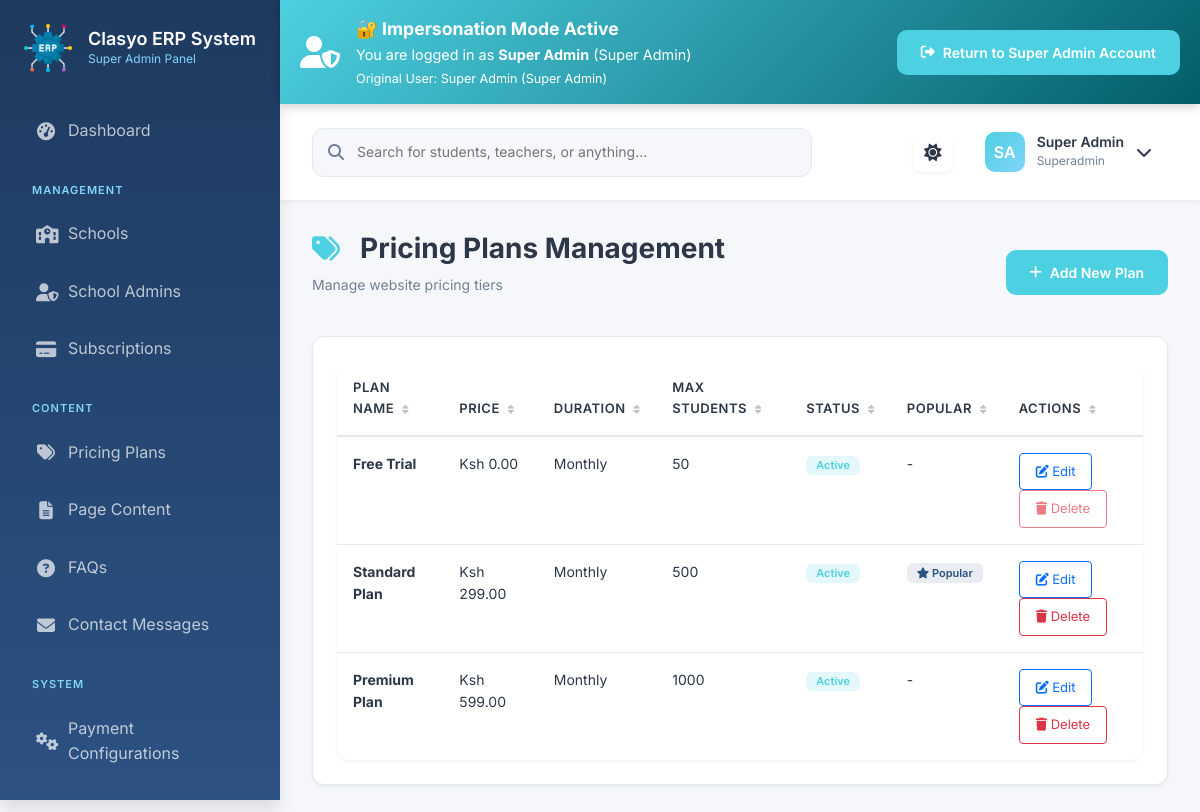
Page /superadmin/content/pricing/ (signed in) on the committed database.
### accounts/models.py (models this page shows, shortened)
class User(AbstractUser):
    ROLE_CHOICES = [
        ('superadmin', 'Super Admin'),
        ('admin', 'School Admin'),
        ('teacher', 'Teacher'),
        ('accountant', 'Accountant'),
        ('librarian', 'Librarian'),
        ('receptionist', 'Receptionist'),
        ('parent', 'Parent'),
        ('student', 'Student'),
    ]
    GENDER_CHOICES = [
        ('male', 'Male'),
        ('female', 'Female'),
        ('other', 'Other'),
    ]
    username = None
    email = models.EmailField(_('Email Address'), unique=True)
    role = models.CharField(_('Role'), max_length=20, choices=ROLE_CHOICES)
    first_name = models.CharField(_('First Name'), max_length=150)
    last_name = models.CharField(_('Last Name'), max_length=150)
    phone = PhoneNumberField(_('Phone Number'), blank=True, null=True)
    mobile = PhoneNumberField(_('Mobile Number'), blank=True, null=True)
    avatar = models.ImageField(_('Avatar'), upload_to='avatars/', blank=True, null=True)
    gender = models.CharField(_('Gender'), max_length=10, choices=GENDER_CHOICES, blank=True)
    date_of_birth = models.DateField(_('Date of Birth'), blank=True, null=True)
    blood_group = models.CharField(_('Blood Group'), max_length=10, blank=True)
    address = models.TextField(_('Address'), blank=True)
    city = models.CharField(_('City'), max_length=100, blank=True)
    state = models.CharField(_('State'), max_length=100, blank=True)
    country = CountryField(_('Country'), blank=True)
    postal_code = models.CharField(_('Postal Code'), max_length=20, blank=True)
    emergency_contact_name = models.CharField(_('Emergency Contact Name'), max_length=150, blank=True)
    emergency_contact_phone = PhoneNumberField(_('Emergency Contact Phone'), blank=True, null=True)
    emergency_contact_relation = models.CharField(_('Emergency Contact Relation'), max_length=50, blank=True)
    employee_id = models.CharField(_('Employee ID'), max_length=50, blank=True, unique=True, null=True)
    department = models.ForeignKey('human_resource.Department', on_delete=models.SET_NULL,
                                  null=True, blank=True, related_name='employees')
    designation = models.ForeignKey('human_resource.Designation', on_delete=models.SET_NULL,
                                   null=True, blank=True, related_name='employees')
    join_date = models.DateField(_('Join Date'), blank=True, null=True)
    is_active = models.BooleanField(_('Active'), default=True)
    is_verified = models.BooleanField(_('Verified'), default=False)
    last_login_ip = models.GenericIPAddressField(_('Last Login IP'), blank=True, null=True)
    created_at = models.DateTimeField(_('Created At'), auto_now_add=True)
    updated_at = models.DateTimeField(_('Updated At'), auto_now=True)
    objects = UserManager()
    USERNAME_FIELD = 'email'
    REQUIRED_FIELDS = ['first_name', 'last_name', 'role']
    class Meta:
        verbose_name = _('User')
        verbose_name_plural = _('Users')
        ordering = ['-created_at']
    def get_full_name(self):
        return f"{self.first_name} {self.last_name}".strip()

### subscriptions/models.py (models this page shows, shortened)
class SubscriptionPlan(models.Model):
    PLAN_TYPE_CHOICES = [
        ('free_trial', 'Free Trial'),
        ('basic', 'Basic'),
        ('standard', 'Standard'),
        ('premium', 'Premium'),
        ('enterprise', 'Enterprise'),
    ]
    BILLING_CYCLE_CHOICES = [
        ('monthly', 'Monthly'),
        ('quarterly', 'Quarterly'),
        ('half_yearly', 'Half Yearly'),
        ('yearly', 'Yearly'),
    ]
    name = models.CharField(_("Plan Name"), max_length=100)
    slug = models.SlugField(_("Slug"), unique=True)
    plan_type = models.CharField(_("Plan Type"), max_length=20, choices=PLAN_TYPE_CHOICES)
    description = models.TextField(_("Description"), blank=True)
    price = models.DecimalField(_("Price"), max_digits=10, decimal_places=2,
                                validators=[MinValueValidator(0)])
    billing_cycle = models.CharField(_("Billing Cycle"), max_length=20, choices=BILLING_CYCLE_CHOICES)
    trial_days = models.IntegerField(_("Trial Days"), default=0)
    max_students = models.IntegerField(_("Max Students"), default=100)
    max_teachers = models.IntegerField(_("Max Teachers"), default=20)
    max_staff = models.IntegerField(_("Max Staff"), default=10)
    max_branches = models.IntegerField(_("Max Branches"), default=1)
    storage_limit_gb = models.IntegerField(_("Storage Limit (GB)"), default=5)
    features = models.JSONField(_("Features"), default=dict, blank=True)
    enable_online_exam = models.BooleanField(_("Enable Online Exam"), default=True)
    enable_online_payment = models.BooleanField(_("Enable Online Payment"), default=True)
    enable_chat = models.BooleanField(_("Enable Chat"), default=True)
    enable_sms = models.BooleanField(_("Enable SMS"), default=False)
    enable_library = models.BooleanField(_("Enable Library"), default=True)
    enable_transport = models.BooleanField(_("Enable Transport"), default=True)
    enable_dormitory = models.BooleanField(_("Enable Dormitory"), default=True)
    enable_inventory = models.BooleanField(_("Enable Inventory"), default=True)
    enable_hr = models.BooleanField(_("Enable HR Management"), default=True)
    enable_reports = models.BooleanField(_("Enable Advanced Reports"), default=True)
    is_active = models.BooleanField(_("Is Active"), default=True)
    is_popular = models.BooleanField(_("Is Popular"), default=False)
    display_order = models.IntegerField(_("Display Order"), default=0)
    created_at = models.DateTimeField(_("Created At"), auto_now_add=True)
    updated_at = models.DateTimeField(_("Updated At"), auto_now=True)
    class Meta:
        verbose_name = _("Subscription Plan")
        verbose_name_plural = _("Subscription Plans")
        ordering = ['display_order', 'price']

### superadmin/views.py (the view, shortened to what this page needs)
# urls.py: path('content/pricing/', views.PricingManagementView.as_view(), name='pricing_management'),
class PricingManagementView(SuperAdminRequiredMixin, View):
    template_name = 'superadmin/pricing_management.html'
    def get(self, request):
        plans = SubscriptionPlan.objects.all().order_by('display_order', 'price')
        form = PricingPlanForm()
        edit_id = request.GET.get('edit')
        edit_plan = None
        if edit_id:
            edit_plan = get_object_or_404(SubscriptionPlan, id=edit_id)
            form = PricingPlanForm(instance=edit_plan)
        return render(request, self.template_name, {
            'pricing_plans': plans,
            'form': form,
            'edit_plan': edit_plan
        })

### templates/superadmin/pricing_management.html (shortened to what this page needs)
{% extends 'dashboards/base.html' %}
{% load static %}
{% block page_title %}Pricing Plans Management{% endblock %}
{% block page_icon %}tags{% endblock %}
{% block page_subtitle %}Manage website pricing tiers{% endblock %}
{% block page_actions %}
<button type="button" class="btn btn-primary" data-bs-toggle="modal" data-bs-target="#addPlanModal">
    <i class="fas fa-plus"></i> Add New Plan
</button>
{% endblock %}
{% block content %}
            <div class="modern-card">
                {% if pricing_plans %}
                <div class="table-responsive">
                    <table class="table modern-table">
                        <thead>
                            <tr>
                                <th>Plan Name</th>
                                <th>Price</th>
                                <th>Duration</th>
                                <th>Max Students</th>
                                <th>Status</th>
                                <th>Popular</th>
                                <th>Actions</th>
                            </tr>
                        </thead>
                        <tbody>
                            {% for plan in pricing_plans %}
                            <tr>
                                <td><strong>{{ plan.name }}</strong></td>
                                <td>Ksh {{ plan.price }}</td>
                                <td>{{ plan.get_billing_cycle_display }}</td>
                                <td>{{ plan.max_students|default:"Unlimited" }}</td>
                                <td>
                                    {% if plan.is_active %}
                                        <span class="badge bg-success">Active</span>
                                    {% else %}
                                        <span class="badge bg-secondary">Inactive</span>
                                    {% endif %}
                                </td>
                                <td>
                                    {% if plan.is_popular %}
                                        <span class="badge bg-warning text-dark"><i class="fas fa-star"></i> Popular</span>
                                    {% else %}
                                        -
                                    {% endif %}
                                </td>
                                <td>
                                    <button type="button" class="btn btn-sm btn-outline-primary edit-plan-btn" data-bs-toggle="modal" data-bs-target="#editPlanModal"
                                            data-id="{{ plan.id }}"
                                            data-name="{{ plan.name|escapejs }}"
                                            data-slug="{{ plan.slug|escapejs }}"
                                            data-plan-type="{{ plan.plan_type }}"
                                            data-price="{{ plan.price }}"
                                            data-billing-cycle="{{ plan.billing_cycle }}"
                                            data-trial-days="{{ plan.trial_days }}"
                                            data-max-students="{{ plan.max_students|default:''|escapejs }}"
                                            data-max-teachers="{{ plan.max_teachers|default:''|escapejs }}"
                                            data-max-staff="{{ plan.max_staff|default:''|escapejs }}"
                                            data-display-order="{{ plan.display_order }}"
                                            data-description="{{ plan.description|escapejs }}"
                                            data-is-active="{{ plan.is_active|yesno:'true,false' }}"
                                            data-is-popular="{{ plan.is_popular|yesno:'true,false' }}">
                                        <i class="fas fa-edit"></i> Edit
                                    </button>
                                    {% with subscription_count=plan.subscriptions.count %}
                                    {% if subscription_count > 0 %}
                                        <button type="button" class="btn btn-sm btn-outline-danger" disabled
                                                title="Cannot delete - {{ subscription_count }} subscription(s) associated">
                                            <i class="fas fa-trash"></i> Delete
                                        </button>
                                    {% else %}
                                        <form method="post" action="{% url 'superadmin:pricing_management' %}" style="display: inline;">
                                            <button type="submit" class="btn btn-sm btn-outline-danger" onclick="return confirm('Are you sure you want to delete this plan?')">
                                                <i class="fas fa-trash"></i> Delete
                                            </button>
                                        </form>
                                    {% endif %}
                                    {% endwith %}
                                </td>
                            </tr>
                            {% endfor %}
                        </tbody>
                    </table>
                </div>
                {% endif %}
            </div>
{% endblock %}

### templates/includes/impersonation_banner.html
{% if is_impersonating %}
<div class="alert alert-warning alert-dismissible fade show m-0 rounded-0 border-0"
     style="background: linear-gradient(135deg,  #4DD0E1 0%,  #035d69 100%); color: white; padding: 15px 20px; position: sticky; top: 0; z-index: 1050; box-shadow: 0 2px 10px rgba(0,0,0,0.2);">
    <div class="d-flex align-items-center justify-content-between">
        <div class="d-flex align-items-center">
            <i class="fas fa-user-shield fa-2x me-3"></i>
            <div>
                <strong style="font-size: 1.1rem;">🔐 Impersonation Mode Active</strong>
                <p class="mb-0" style="font-size: 0.9rem;">
                    You are logged in as <strong>{{ user.get_full_name }}</strong> ({{ user.get_role_display }})
                    {% if original_user %}
                        <br><small>Original User: {{ original_user.get_full_name }} ({{ original_user.get_role_display }})</small>
                    {% endif %}
                </p>
            </div>
        </div>
        <a href="{% url 'superadmin:stop_impersonation' %}"
           class="btn btn-primary">
            <i class="fas fa-sign-out-alt me"></i>
            Return to {{ original_user.get_full_name|default:"Admin" }} Account
        </a>
    </div>
</div>
{% endif %}

### templates/includes/header.html (shortened to what this page needs)
{% load static %}
<nav class="top-navbar">
    <form action="{% if user.role == 'superadmin' or user.role == 'super_admin' %}#{% else %}/school/{{ school_slug }}/search/{% endif %}" method="get" class="search-bar">
        <input type="text" name="q" placeholder="Search for students, teachers, or anything..." id="globalSearch">
    </form>
    <div class="navbar-actions">
        <button id="theme-toggle" class="nav-icon-btn" title="Toggle Theme">
            <i class="fas fa-moon"></i>
        </button>
        <div class="dropdown">
            <div class="user-profile-nav" data-bs-toggle="dropdown" style="cursor: pointer;">
                <div class="user-avatar">{{ user.first_name.0|default:"U" }}{{ user.last_name.0|default:"" }}</div>
                <div class="user-info">
                    <h4>{{ user.get_full_name|default:user.email }}</h4>
                    <p>{{ user.role|title }}</p>
                </div>
                <i class="fas fa-chevron-down"></i>
            </div>
        </div>
    </div>
</nav>

### rows in the picture
User: get_full_name "Super Admin", role "Super Admin", first_name.0 "S", last_name.0 "A", role "Superadmin"
SubscriptionPlan: name "Free Trial", price "0.00", billing_cycle "Monthly", max_students "50", is_active "Active"
SubscriptionPlan: name "Standard Plan", price "299.00", billing_cycle "Monthly", max_students "500", is_active "Active", is_popular True (drawn)
SubscriptionPlan: name "Premium Plan", price "599.00", billing_cycle "Monthly", max_students "1000", is_active "Active"
